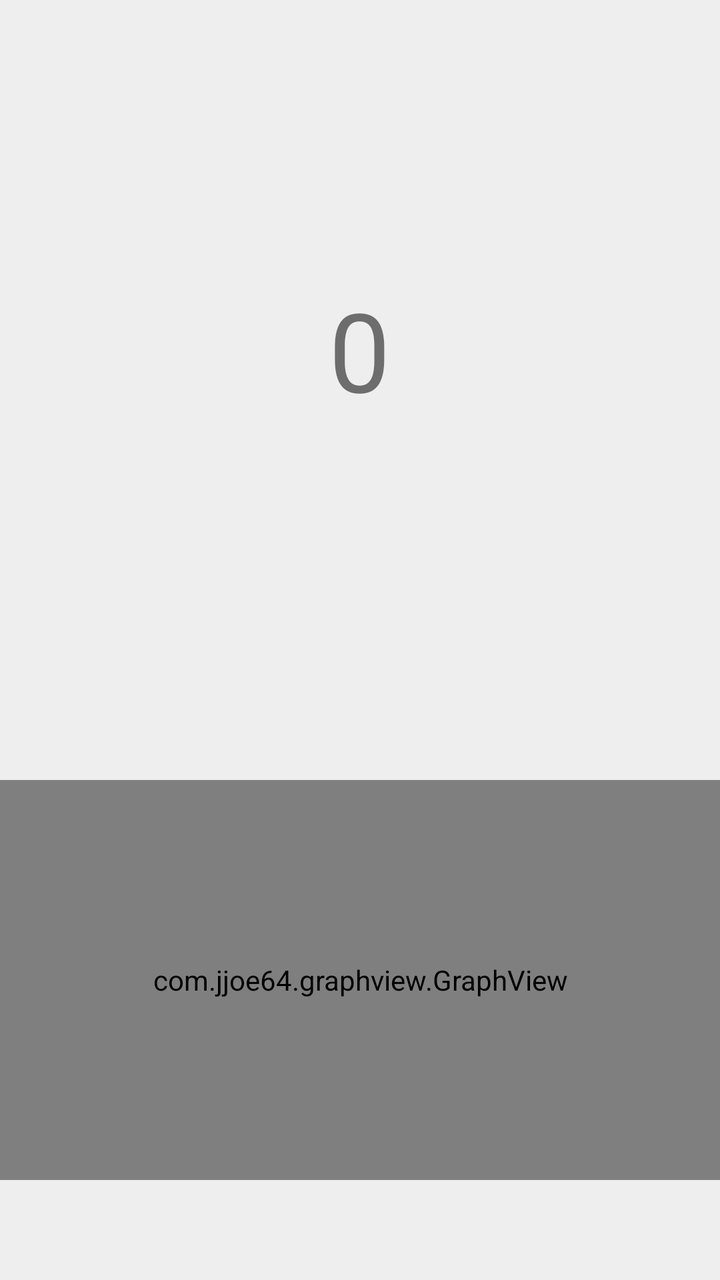
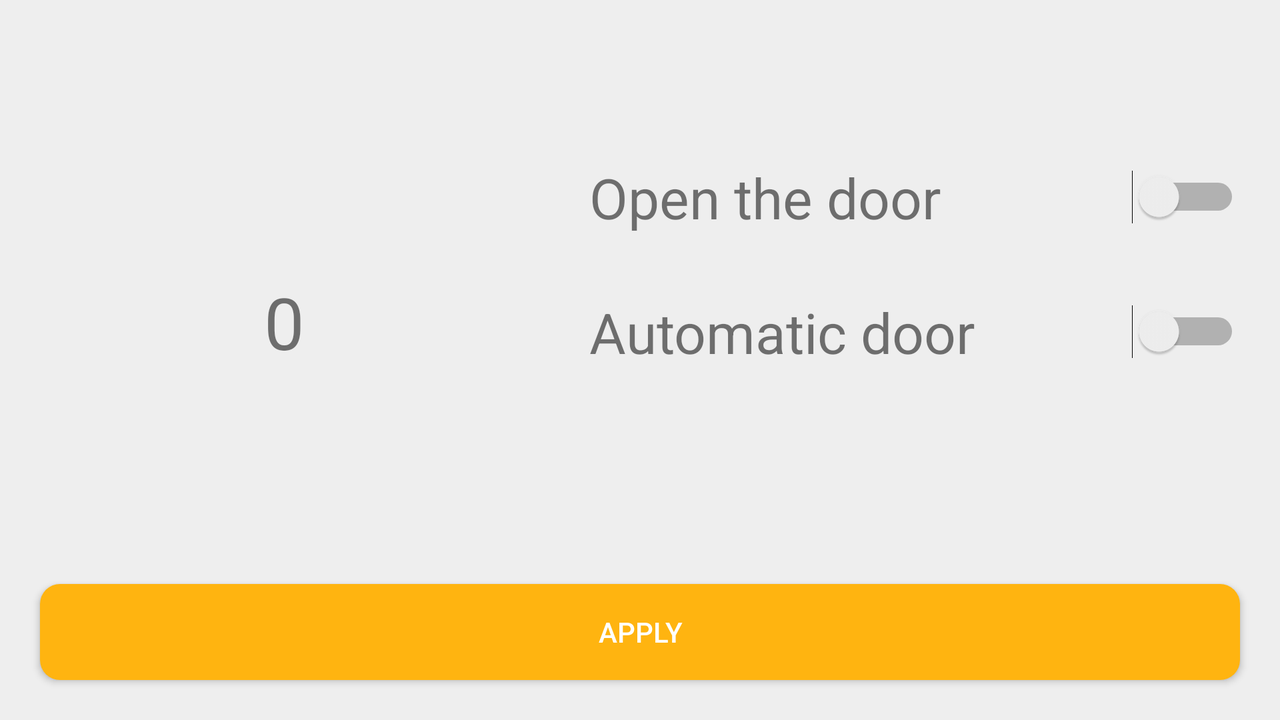

One screen, two layout resources from the same app: the default and the author's alternative for another configuration. Each is rendered where Android would select it; the XML of both is given below.
<!-- AndroidManifest.xml: application theme AppTheme -->
<!-- res/layout/activity_temperature.xml -->
<?xml version="1.0" encoding="utf-8"?>
<RelativeLayout xmlns:android="http://schemas.android.com/apk/res/android"
    xmlns:tools="http://schemas.android.com/tools"
    android:id="@+id/temperatureLayout"
    android:layout_width="match_parent"
    android:layout_height="match_parent"
    android:background="@color/colorBackground"
    tools:context="com.simonyan.arduinosensors.Activities.TemperatureActivity">

    <include
        android:id="@+id/toolbar"
        layout="@layout/toolbar" />


    <ProgressBar
        android:id="@+id/progressBar"
        style="?android:progressBarStyleHorizontal"
        android:layout_width="match_parent"
        android:layout_height="wrap_content"
        android:layout_above="@+id/tempGraph"
        android:layout_below="@+id/toolbar"
        android:layout_centerHorizontal="true"
        android:layout_marginBottom="40dp"
        android:layout_marginTop="30dp"
        android:progress="100"
        android:progressDrawable="@drawable/circular_progress_bar"/>

    <TextView
        android:id="@+id/tempTextView"
        android:layout_width="wrap_content"
        android:layout_height="wrap_content"
        android:layout_alignTop="@+id/progressBar"
        android:layout_centerHorizontal="true"
        android:layout_marginTop="58dp"
        android:text="0"
        android:textSize="55sp" />


    <com.jjoe64.graphview.GraphView
        android:id="@+id/tempGraph"
        android:layout_width="match_parent"
        android:layout_height="200dip"
        android:layout_alignParentBottom="true"
        android:layout_marginBottom="50dp"/>

</RelativeLayout>
<!-- res/layout/toolbar.xml (included above) -->
<?xml version="1.0" encoding="utf-8"?>
<android.support.v7.widget.Toolbar xmlns:android="http://schemas.android.com/apk/res/android"
    xmlns:app="http://schemas.android.com/apk/res-auto"
    android:layout_width="match_parent"
    android:layout_height="wrap_content"
    android:id="@+id/toolbar"
    android:minHeight="50dp"
    app:theme="@style/ThemeOverlay.AppCompat.Dark.ActionBar"
    android:background="@color/toolbarBarColor">

</android.support.v7.widget.Toolbar>
<!-- resources referenced by this layout -->
<resources>
  <color name="colorBackground">#eeeeee</color>
  <!-- drawable circular_progress_bar (drawable) -->
  <?xml version="1.0" encoding="utf-8"?>
  <shape xmlns:android="http://schemas.android.com/apk/res/android"
      android:shape="ring"
      android:innerRadiusRatio="5"
      android:thickness="10dp"
      android:useLevel="true">
  
      <solid android:color="@color/toolbarBarColor"/>
  
  </shape>
  <style name="AppTheme" parent="Theme.AppCompat.Light.NoActionBar">
          <item name="android:colorBackground">@color/colorBackground</item>
      </style>
</resources>
<!-- res/layout-land/activity_temperature.xml (the author's variant of the layout above) -->
<!-- drawn on the phone turned sideways -->
<?xml version="1.0" encoding="utf-8"?>
<RelativeLayout xmlns:android="http://schemas.android.com/apk/res/android"
    xmlns:tools="http://schemas.android.com/tools"
    android:id="@+id/temperatureLayout"
    android:layout_width="match_parent"
    android:layout_height="match_parent"
    tools:context="com.simonyan.arduinosensors.Activities.TemperatureActivity">

    <include
        android:id="@+id/toolbar"
        layout="@layout/toolbar" />


    <LinearLayout
        android:layout_width="match_parent"
        android:layout_height="wrap_content"
        android:layout_above="@id/tempApply"
        android:layout_below="@id/toolbar"
        android:orientation="horizontal">

        <LinearLayout
            android:layout_width="match_parent"
            android:layout_height="wrap_content"
            android:layout_weight="5"
            android:orientation="vertical">

            <RelativeLayout
                android:layout_width="match_parent"
                android:layout_height="match_parent">

                <ProgressBar
                    android:id="@+id/tempProgressBar"
                    style="?android:progressBarStyleHorizontal"
                    android:layout_width="match_parent"
                    android:layout_height="match_parent"
                    android:layout_centerInParent="true"
                    android:progress="100"
                    android:progressDrawable="@drawable/circular_progress_bar" />

                <TextView
                    android:id="@+id/tempTextView"
                    android:layout_width="wrap_content"
                    android:layout_height="wrap_content"
                    android:layout_centerVertical="true"
                    android:layout_centerHorizontal="true"
                    android:text="0"
                    android:textSize="36sp" />

            </RelativeLayout>


        </LinearLayout>

        <LinearLayout
            android:layout_width="match_parent"
            android:layout_height="wrap_content"
            android:layout_weight="4"
            android:orientation="vertical">


            <LinearLayout
                android:id="@+id/openDoorLayout"
                android:layout_width="match_parent"
                android:layout_height="wrap_content"
                android:layout_marginBottom="30dp"
                android:layout_marginTop="30dp"
                android:orientation="horizontal">

                <RelativeLayout
                    android:layout_width="match_parent"
                    android:layout_height="wrap_content">

                    <TextView
                        android:id="@+id/openDoor"
                        android:layout_width="wrap_content"
                        android:layout_height="wrap_content"
                        android:layout_alignParentStart="true"
                        android:layout_centerVertical="true"
                        android:layout_marginStart="10dp"
                        android:text="@string/openDoor"
                        android:textSize="28sp" />

                    <Switch
                        android:id="@+id/tempSwitch"
                        android:layout_width="wrap_content"
                        android:layout_height="wrap_content"
                        android:layout_alignParentEnd="true"
                        android:layout_centerVertical="true"
                        android:layout_marginEnd="20dp"
                        android:checked="false" />
                </RelativeLayout>

            </LinearLayout>

            <LinearLayout
                android:id="@+id/autoOpenDoorLayout"
                android:layout_width="match_parent"
                android:layout_height="wrap_content"
                android:layout_marginBottom="30dp"
                android:orientation="horizontal">

                <RelativeLayout
                    android:layout_width="match_parent"
                    android:layout_height="match_parent">

                    <TextView
                        android:id="@+id/autoOpenDoor"
                        android:layout_width="wrap_content"
                        android:layout_height="wrap_content"
                        android:layout_alignParentStart="true"
                        android:layout_centerVertical="true"
                        android:layout_marginStart="10dp"
                        android:text="@string/autoOpenDoor"
                        android:textSize="28sp" />

                    <Switch
                        android:id="@+id/autoTempSwitch"
                        android:layout_width="wrap_content"
                        android:layout_height="wrap_content"
                        android:layout_alignParentEnd="true"
                        android:layout_centerVertical="true"
                        android:layout_marginEnd="20dp"
                        android:checked="false" />

                </RelativeLayout>
            </LinearLayout>

        </LinearLayout>

    </LinearLayout>



    <Button
        android:id="@+id/tempApply"
        style="@style/ButtonStyle"
        android:layout_width="match_parent"
        android:layout_margin="20dp"
        android:layout_height="wrap_content"
        android:layout_alignParentBottom="true"
        android:layout_centerHorizontal="true"
        android:layout_marginBottom="30dp"
        android:text="Apply" />

</RelativeLayout>
<!-- resources referenced by the variant -->
<!-- as the phone turned sideways resolves them -->
<resources>
  <!-- drawable circular_progress_bar (drawable) -->
  <?xml version="1.0" encoding="utf-8"?>
  <shape xmlns:android="http://schemas.android.com/apk/res/android"
      android:shape="ring"
      android:innerRadiusRatio="5"
      android:thickness="10dp"
      android:useLevel="true">
  
      <solid android:color="@color/toolbarBarColor"/>
  
  </shape>
  <string name="autoOpenDoor">Automatic door</string>
  <string name="openDoor">Open the door</string>
  <style name="ButtonStyle" parent="Widget.AppCompat.Button.Colored">
          <item name="android:background">@drawable/rounded_button</item>
          <item name="android:textColor">@color/white</item>
          <item name="colorButtonNormal">@color/buttonColor</item>
      </style>
  <style name="AppTheme" parent="Theme.AppCompat.Light.NoActionBar">
          <item name="android:colorBackground">@color/colorBackground</item>
      </style>
  <!-- drawable rounded_button (drawable) -->
  <?xml version="1.0" encoding="utf-8"?>
  <shape xmlns:android="http://schemas.android.com/apk/res/android" >
      <solid android:color="@color/colorButton" />
      <corners android:bottomRightRadius="10dp"
          android:bottomLeftRadius="10dp"
          android:topRightRadius="10dp"
          android:topLeftRadius="10dp" />
  </shape>
  <color name="white">#FFFFFF</color>
  <color name="colorBackground">#eeeeee</color>
  <color name="colorButton">#ffb410</color>
</resources>
